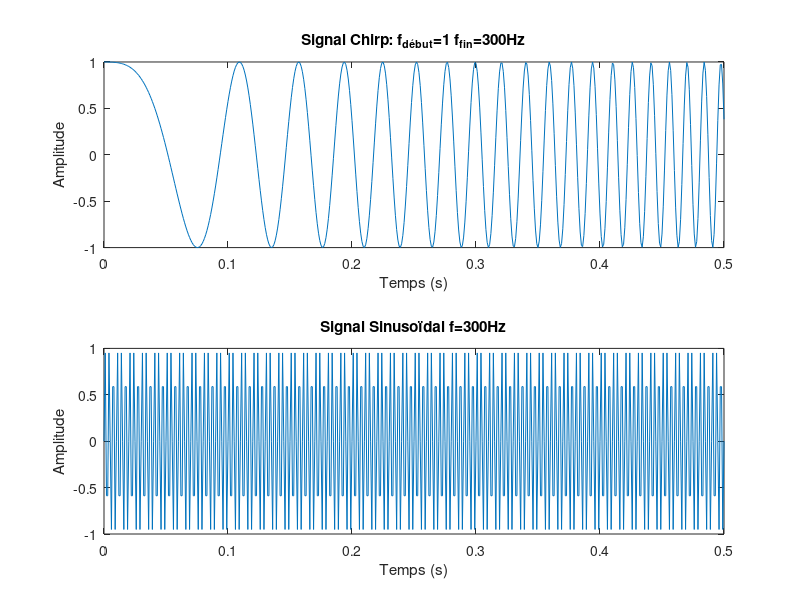

Write MATLAB code to recreate this figure. (Note: this script raises an error after producing the figure.)

clc 
close all
clear

%% Programmation de méthodes temps-fréquence simples
% Paramètres

% Paramètres du signal 
fs = 1000; % Fréquence d'échantillonnage
t = 0:1/fs:0.5; % Vecteur de temps


% Signal chirp (changement de fréquence dans le temps)
f0 = 1; % Fréquence de départ
f1 = 300; % Fréquence de fin
signal_chirp = chirp(t, f0, 2, f1);

% Signal sinusoïdal
f_sin = 300; % Fréquence du sinusoïde
signal_sin = sin(2*pi*f_sin*t);

% Création de la figure
figure;

% Affichage du signal chirp
subplot(2,1,1);
plot(t, signal_chirp);
title('Signal Chirp: f_{début}=1 f_{fin}=300Hz');
xlabel('Temps (s)');
ylabel('Amplitude');

% Affichage du signal sinusoïdal
subplot(2,1,2);
plot(t, signal_sin);
title('Signal Sinusoïdal f=300Hz');
xlabel('Temps (s)');
ylabel('Amplitude');

%%

% Paramètres pour le spectrogramme
window = 63; % Taille de la fenêtre de Hamming
overlap = 120; % Recouvrement
nfft = fs; % Longueur de la FFT

% Calcul du spectrogramme pour le signal chirp
spectrogram_chirp = my_spectrogram(signal_chirp, window,overlap, nfft);

% Calcul du spectrogramme pour le signal sin
spectrogram_sin = my_spectrogram(signal_sin, window,overlap, nfft);

% Définir les échelles de temps et de fréquence
tp = linspace(0, max(t)-window/fs, size(spectrogram_chirp, 1)); % Échelle de temps
fp = linspace(0, fs/2, size(spectrogram_chirp, 2)); % Échelle de fréquence

% Tracer spectrogramme chirp
figure;
mesh(tp, fp, spectrogram_chirp');
title('My Spectrogramme - Signal chirp');
xlabel('Temps (s)');
ylabel('Fréquence (Hz)');
view(2);

% Tracer spectrogramme sin
figure;
mesh(tp, fp, spectrogram_sin');
title('My Spectrogramme - Signal Sinusoïdal');
xlabel('Temps (s)');
ylabel('Fréquence (Hz)');
view(2);
%%
% Paramètres pour le spectrogramme de MATLAB
window_length = 128; % Taille de la fenêtre de Hamming
overlap = 120; % Recouvrement (pour gérer les effects de bord)
nfft = fs; % Longueur de la FFT

% spectrogram Chirp de MATLAB
[s_chirp, ~, ~] = spectrogram(signal_chirp, hamming(window_length), overlap, nfft, fs);

% spectrogram Chirp de MATLAB
[s_sin, f, t] = spectrogram(signal_sin, hamming(window_length), overlap, nfft, fs);

% Affichage du spectrogramme de MATLAB
figure;
mesh(t, f, abs(s_chirp).^2);
title('spectrogram de MATLAB - Signal chirp');
xlabel('Temps (s)');
ylabel('Fréquence (Hz)');
view(2);

figure;
mesh(t, f, abs(s_sin).^2);
title('spectrogram de MATLAB - Signal Sinusoïdal');
xlabel('Temps (s)');
ylabel('Fréquence (Hz)');
view(2);
%%

% Génération du signal analytique
analytic_signal_chirp = hilbert(signal_chirp.');
analytic_signal_sin = hilbert(signal_sin.');

% Paramètres pour tfrsp
N1 = length(analytic_signal_chirp); % Longueur du signal
h_Hamming = tftb_window(163,'Hamming');% Fenêtre de Hamming

% Appel de tfrsp
tfrsp(analytic_signal_chirp, 1:N1, N1, h_Hamming, fs);
%tfrsp(analytic_signal_sin, 1:N1, N1, h_Hamming, 1);


%% la Transformée de Wigner-Ville

% Génération du signal analytique
analytic_signal_chirp = hilbert(signal_chirp.');
TW_chirp = TWV(analytic_signal_chirp);
N = length(signal_chirp);
t = linspace(0, N/2-1, N) / fs;
f = linspace(0, fs/2-1, N);

% Visualisation de la TWV
figure;
imagesc(t,f,abs(TW_chirp));
axis xy;
title('Transformée de Wigner-Ville');
xlabel('Temps (s)');
ylabel('Fréquence (Hz)');

%MAtlab TW
figure;
wvd(analytic_signal_chirp);


%tfrwv(analytic_signal_chirp',1:N,N,fs);  %Distribution de Wigner-Ville

